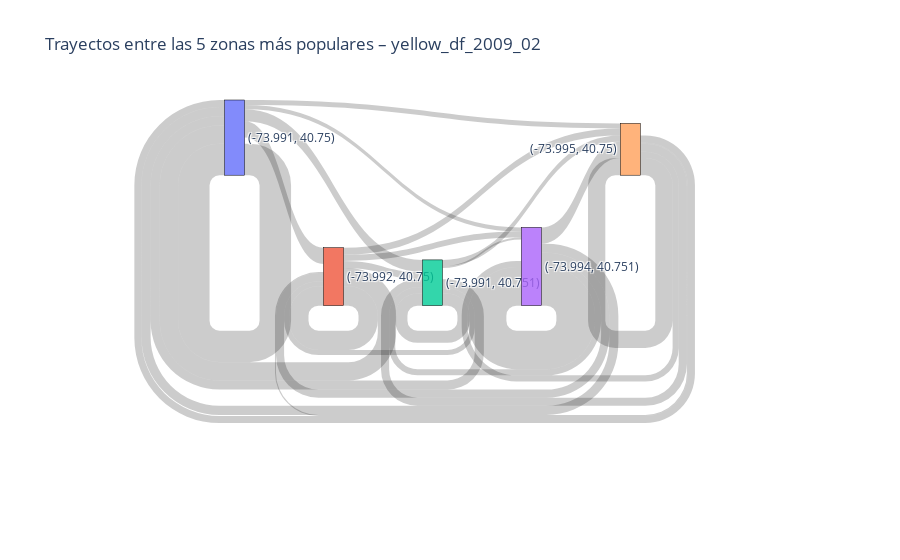

The cell this chart's notebook holds for it:
### Markdown cell above
### 1.3 Haz un Diagrama de Sankey que muestre los trayectos entre las 5 zonas más populares (las que tienen más trayectos).

### Code cell
# Gráfico de Sankey para trayectos entre las 20 zonas más activas de febrero 2009
plot_sankey_top5_dict(cleaned_dataset_2009_02, top_n=5, decimals=3)

### Figure 1 — Plotly figure (JSON) as saved in the notebook; plotly's stock layout.template omitted (floating-point values rounded to 4 significant figures)
{"data": [{"link": {"source": [4, 4, 4, 4, 4, 3, 3, 3, 3, 3, 1, 1, 1, 1, 1, 0, 0, 0, 0, 0, 2, 2, 2, 2, 2], "target": [4, 3, 1, 0, 2, 4, 3, 1, 0, 2, 4, 3, 1, 0, 2, 4, 3, 1, 0, 2, 4, 3, 1, 0, 2], "value": [17, 6, 1, 7, 8, 16, 38, 8, 9, 6, 7, 6, 19, 18, 7, 5, 4, 16, 31, 12, 6, 2, 5, 9, 12]}, "node": {"label": ["(-73.991, 40.75)", "(-73.992, 40.75)", "(-73.991, 40.751)", "(-73.994, 40.751)", "(-73.995, 40.75)"], "line": {"color": "black", "width": 0.5}, "pad": 15, "thickness": 20}, "type": "sankey"}], "layout": {"font": {"size": 12}, "title": {"text": "Trayectos entre las 5 zonas más populares – yellow_df_2009_02"}}}
